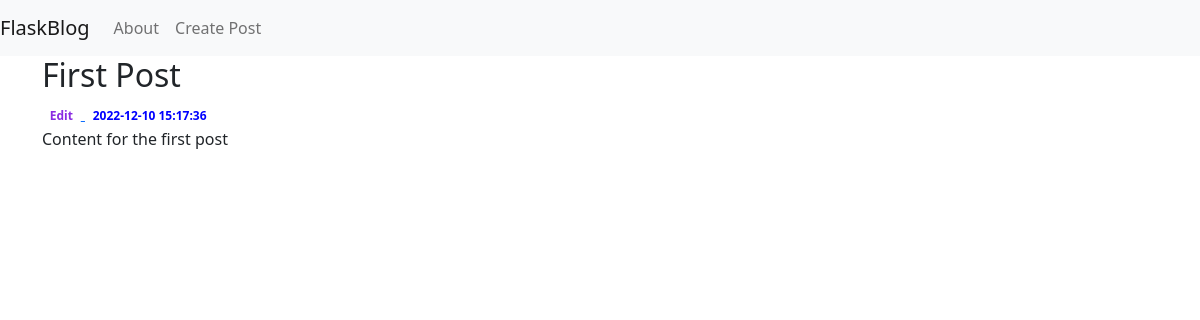
/1, run on an earlier commit of the app's database.
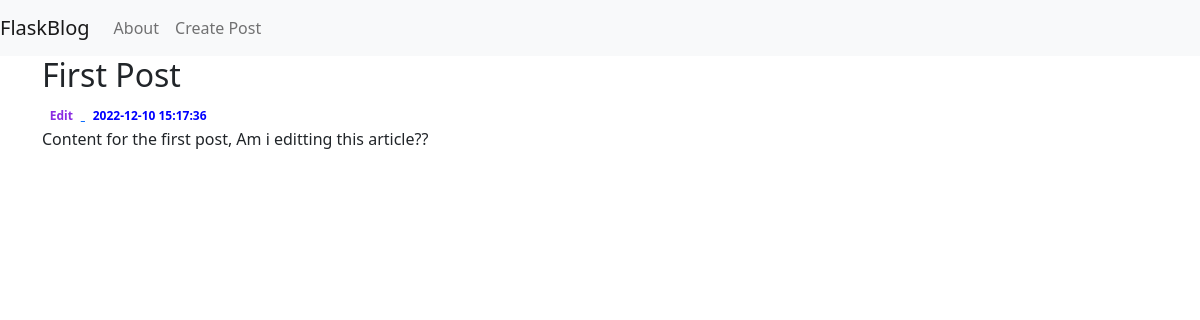
And on a later commit of the database.
### tables this page shows
CREATE TABLE posts(
        id INTEGER PRIMARY KEY AUTOINCREMENT,
        created TIMESTAMP NOT NULL DEFAULT CURRENT_TIMESTAMP,
        title TEXT NULL,
        content TEXT NULL
);

### app.py (the view)
@app.route('/<int:post_id>')
def post(post_id):
    post = get_post(post_id)
    return render_template('post.html', post=post)

### app.py (called while the page is built)
def get_db_connection():
    conn = sqlite3.connect('database.db')
    conn.row_factory = sqlite3.Row
    return conn

def get_post(post_id):
    conn = get_db_connection()
    post = conn.execute('SELECT * FROM posts WHERE id = ?', (post_id,)).fetchone()
    conn.close()
    if post is None:
        abort(404)
    return post

### templates/post.html
{% extends 'base.html' %}
{%block content%}
    <h2>{%block title%} {{ post['title'] }} {%endblock%}</h2>
    <a href="{{ url_for('edit', id=post['id']) }}">
        <span style="color:blueviolet" class="badge badge-warning">Edit</span>
    </a>
    <span style="color:blue"  class="badge badge-primary">{{ post['created'] }}</span>
    <p>{{ post['content'] }}</p>
{%endblock%}

What changed in the data, as far as the page shows it:
changed posts "First Post": content "Content for the first post" → "Content for the first post, Am i editting this article??"
